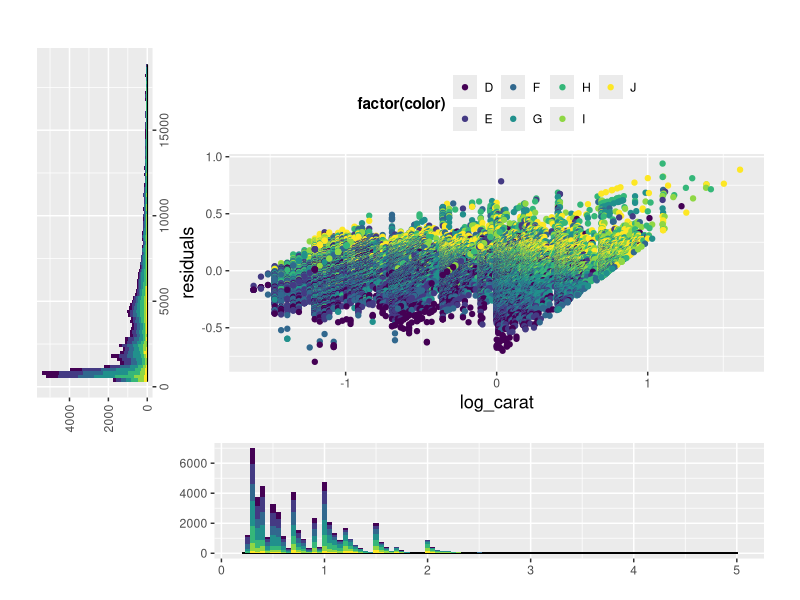
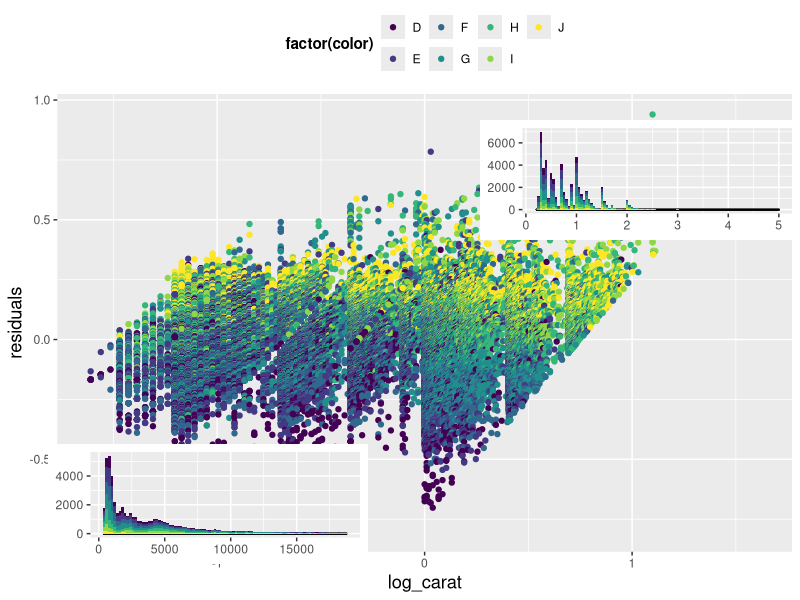

R code for these plots, in order:
#Homework 6, Nam To

## Prof G: The first two plots are missing?

#Part 1 - Plots
require(ggplot2) #Requiring packagings that includes methods and attributes to be accessed below.
require(stats)
require(grid)

#1, Plot of Diamonds - Weight to Price by Color
a <- ggplot(diamonds, aes(carat, price)) + #Assigns data frame of two columns: carat and price
  geom_point(aes(colour=factor(color))) +  #Adds layer coloring the data points differently based on the instance of "color" (attribute) in the diamonds dataset. 
  labs(list(title = "Diamonds - Weight to Price by Color", x = "Weight", y = "Price")) + #Create plot title, xlabel, and ylabel.
  theme(plot.title = element_text(size = rel(3), colour = "blue")) + #Color the plot title blue and size text relative to smallest text (default size) at 3:1
  theme(axis.title.x = element_text(size = rel(1.2))) + #Size x-axis label relative to smallest text (default size) at 1.2:1 
  theme(axis.title.y = element_text(size = rel(1.2))) + #Size y-axis label relative to smallest text (default size) at 1.2:1
  theme(legend.title = element_text(face ="bold")) #Bolds the legend title text.

#2, Plot of Diamonds - Weight to Price (Linear)
b <- cbind(data.frame("log_carat" = log(diamonds$carat),  "log_price" = log(diamonds$price)), diamonds[3]) 
     #Creates dataframe b that includes the log of carat values (column 1), log of price values (column 2), and diamond colors (column 3).
c <- ggplot(b,aes(log_carat,log_price)) + #Assigns the data frame of two columns: log(carat) and log(price)
  geom_point(aes(colour=factor(color))) +  #Adds layer coloring the data points differently based on the instance of "color" (attribute) in the diamonds dataset. 
  labs(list(title = "Diamonds - Weight to Price (Linear)", x = "Weight", y = "Price")) + #Create plot title, xlabel, and ylabel.
  theme(plot.title = element_text(size = rel(3), colour = "blue")) + #Color the plot title blue and size text relative to smallest text (default size) at 3:1
  theme(axis.title.x = element_text(size = rel(1.2))) + #Size x-axis label relative to smallest text (default size) at 1.2:1 
  theme(axis.title.y = element_text(size = rel(1.2))) + #Size y-axis label relative to smallest text (default size) at 1.2:1
  theme(legend.title = element_text(face ="bold")) #Bolds the legend title text.

#3. Plot of Diamonds - Weight to Price Residuals with Price and Weight Density Histograms
d <- cbind(b[1], data.frame("residuals" = residuals(lm(b[[1]]~b[[2]]))), b[3], diamonds[1], diamonds[7])
     #Column bind 5 columns of dataframe data: column 1 = log carat values, column 2 = residuals of linear model fit between log(carat) and log(price)
     #  column 3 = color, column 4 = price, column 5 = carat.
LM <- ggplot(d,aes(log_carat,residuals)) + #Assigns the data frame of two columns: log(carat) and residuals (calculated above)
  geom_point(aes(colour=factor(color))) +  #Adds layer coloring the data points differently based on the instance of "color" (attribute) in the diamonds dataset. 
  labs(list(title = "Diamonds - Weight to Price by Color", x = "Weight", y = "Price Residuals")) + #Create plot title, xlabel, and ylabel.
  theme(plot.title = element_text(size = rel(3), colour = "blue")) + #Color the plot title blue and size text relative to smallest text (default size) at 3:1
  theme(axis.title.x = element_text(size = rel(1.2))) + #Size x-axis label relative to smallest text (default size) at 1.2:1 
  theme(axis.title.y = element_text(size = rel(1.2))) + #Size y-axis label relative to smallest text (default size) at 1.2:1
  theme(legend.title = element_text(face ="bold")) + #Bolds the legend title text.
  theme(legend.position = "top") #Locates legend on top of the plot.

Price_density <- ggplot(d, aes(fill=color, x=price)) + #Create ggplot using diamonds prices as distinguished by the color of the diamond.
  geom_density(position="stack") + #Stack the price densities of different colors of diamonds.
  geom_histogram(binwidth=200) +   #Bin the prices into equal width bins with increments of $200
  theme(legend.position = "none",  #Remove legend
        axis.title.x=element_blank(), #Remove x-axis title
        axis.title.y=element_blank()) #Remove y-axis title

Weight_density <- ggplot(d, aes(fill=color, x=carat)) + #Create ggplot using density of diamonds weights (in carats) as distinguished by the color of the diamond.
  geom_density(position="stack") + #Stack the weight densities of different colors of diamonds.
  geom_histogram(binwidth=1/20) +  #Bin the weights into equal width bins with increments of 1/20 of a carat
  theme(legend.position = "none",  #Remove legend
        axis.title.x=element_blank(),  #Remove x-axis title
        axis.title.y=element_blank())  #Remove y-axis title

grid.newpage() #Create new plot page
print(Price_density,vp=viewport(angle=90, x=0.13, y=0.6, w=0.5, h=0.25)) #print price density onto new plot page using viewport to fine tune the specific relative position, size, and angle rotation of this plot
print(LM,vp=viewport(x=0.59, y=0.6, w=0.75, h=0.6)) #print linear model onto same plot page using viewport to fine tune the specific relative position and size of this plot
print(Weight_density,vp=viewport(x=0.59, y=0.15, w=0.75, h=0.25)) #print weight density onto same plot page using viewport to fine tune the specific relative position and size of this plot
#Note: Order is not important here because the plots DO NOT overlap!

#Also attempted grid.arrange(Price_density + coord_flip(), LM_model, empty, Weight_density, widths=c(1,5), ncol=2,  heights=c(4,1)) 
    #Set width and heights matrices to define width of each column and height of each row. 
    #Also created "empty" variable as placehold in the grid.arrange graph.
    #However, could not orient price density graph the correct way.

#4, Using Viewports to create overlays:
grid.newpage() #Create new plot page
print(LM) #Order matters, first print linear model (since it is behind everything). Linear model is defined in #3 above.
print(Price_density,vp=viewport(x=0.26, y=0.16, w=0.4, h=0.2)) #print price density on top of LM using viewport to position and size the graph.
print(Weight_density,vp=viewport(x=0.8, y=0.7, w=0.4, h=0.2))  #print weight density on top of LM using viewport to position and size the graph. Since weight and price density do no overlap their order to plotting it not as important.


